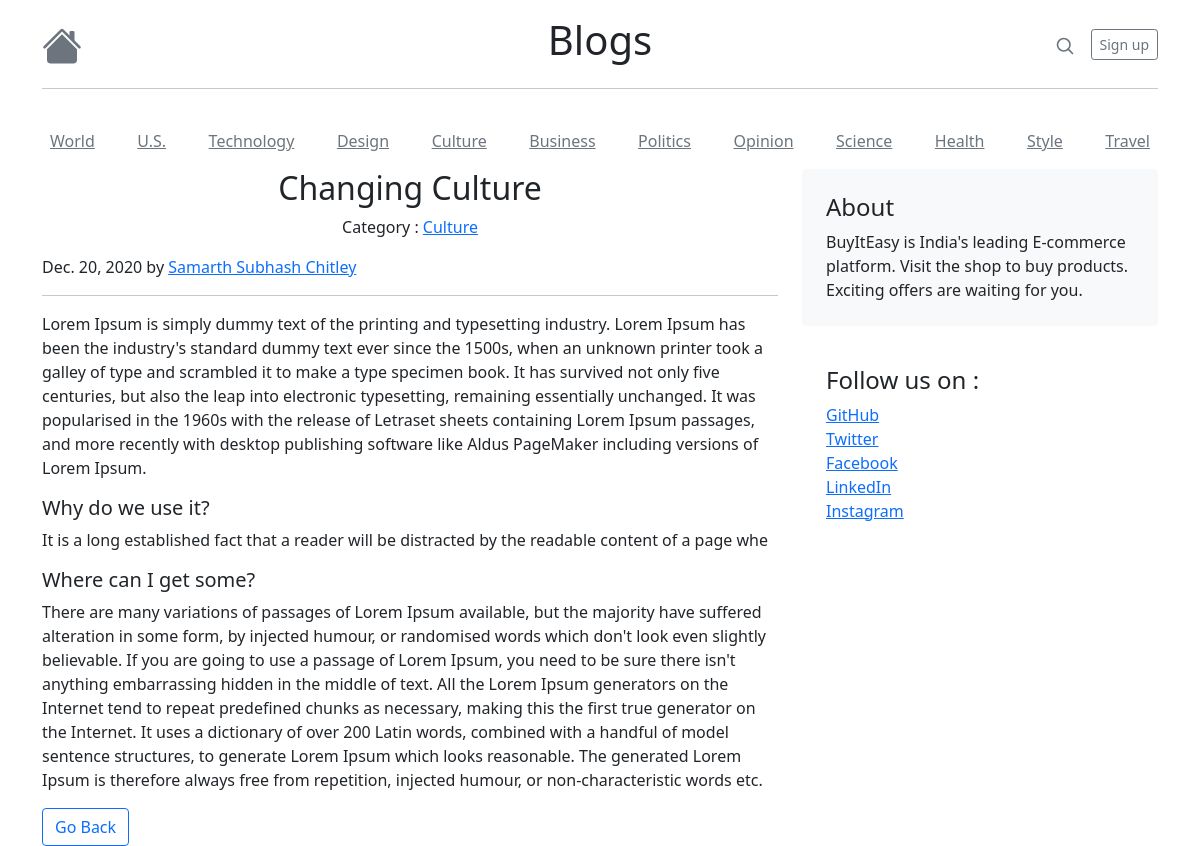
The page /blog/blogpost/1 on the database its author committed.
### blog/models.py (models this page shows, shortened)
class Blogpost(models.Model):
    post_id=models.AutoField(primary_key=True)
    title=models.CharField(max_length=100)
    category=models.CharField(max_length=100)
    author_name=models.CharField(max_length=100)
    content1=models.CharField(max_length=5000)
    sub_heading1=models.CharField(max_length=100)
    sub_heading2=models.CharField(max_length=100, default='')
    content2=models.CharField(max_length=5000, default='')
    content3=models.CharField(max_length=5000, default='')
    pub_date=models.DateField()
    thumbnail=models.ImageField(upload_to='blog/images')

### blog/views.py (the view)
# urls.py: path('blogpost/<int:id>', views.blogpost,name='blogpost'),
def blogpost(request, id):
    post =Blogpost.objects.filter(post_id=id)[0]
    return render(request, 'blog/blogpost.html',{'post':post})

### blog/templates/blog/blogpost.html (shortened to what this page needs)
{% extends 'blog/base.html' %}
{% block body %}
<div class="container">
    <div class="row">
        <div class="col-md-8">
            <h2 class="text-center">{{post.title}}</h2>
            <p class="text-center">Category : <a href="#">{{post.category}}</a></p>
            <p class="">{{post.pub_date}} by <a href="#">{{post.author_name}}</a></p>
            <hr>
            <article class="blog-post">
                <p>{{post.content1}}</p>
                <h5>{{post.sub_heading1}}</h4>
                <p>{{post.content2}}</p>
                <h5>{{post.sub_heading2}}</h4>
                <p>{{post.content3}}</p>
              <nav class="blog-pagination" aria-label="Pagination">
                <a class="btn btn-outline-primary" href="/blog">Go Back</a>
            </nav>
        </div>
        <div class="col-md-4">
            <div class="p-4 mb-3 bg-light rounded">
                <h4 class="font-italic">About</h4>
                <p class="mb-0">BuyItEasy is India's leading E-commerce platform. Visit the shop to buy products.
                    Exciting offers are waiting for you.</p>
            </div>
            <div class="p-4">
                <h4 class="font-italic">Follow us on :</h4>
                <ol class="list-unstyled">
                    <li><a href="#">GitHub</a></li>
                    <li><a href="#">Twitter</a></li>
                    <li><a href="#">Facebook</a></li>
                    <li><a href="#">LinkedIn</a></li>
                    <li><a href="#">Instagram</a></li>
                </ol>
            </div>
        </div>
    </div>
</div>
{% endblock %}

### rows shown on the page
Blogpost: title "Changing Culture", category "Culture", pub_date "Dec. 20, 2020", author_name "Samarth Subhash Chitley", content1 "Lorem Ipsum is simply dummy text of the printing and typesetting industry. Lorem Ipsum has been the industry's standard dummy text ever since the 1500s, when an unknown printer took a galley of type and scrambled it to make a type specimen book. It has survived not only five centuries, but also the leap into electronic typesetting, remaining essentially unchanged. It was popularised in the 1960s with the release of Letraset sheets containing Lorem Ipsum passages, and more recently with desktop publishing software like Aldus PageMaker including versions of Lorem Ipsum.", sub_heading1 "Why do we use it?", content2 "It is a long established fact that a reader will be distracted by the readable content of a page whe", sub_heading2 "Where can I get some?", content3 "There are many variations of passages of Lorem Ipsum available, but the majority have suffered alteration in some form, by injected humour, or randomised words which don't look even slightly believable. If you are going to use a passage of Lorem Ipsum, you need to be sure there isn't anything embarrassing hidden in the middle of text. All the Lorem Ipsum generators on the Internet tend to repeat predefined chunks as necessary, making this the first true generator on the Internet. It uses a dictionary of over 200 Latin words, combined with a handful of model sentence structures, to generate Lorem Ipsum which looks reasonable. The generated Lorem Ipsum is therefore always free from…"
